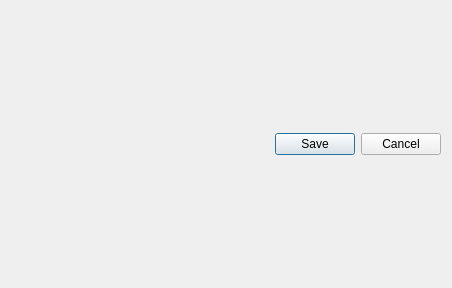
<?xml version="1.0" encoding="UTF-8"?>
<ui version="4.0">
 <class>Systemus::DataEditDialog</class>
 <widget class="QDialog" name="Systemus::DataEditDialog">
  <property name="geometry">
   <rect>
    <x>0</x>
    <y>0</y>
    <width>452</width>
    <height>288</height>
   </rect>
  </property>
  <property name="windowTitle">
   <string notr="true">Dialog</string>
  </property>
  <layout class="QVBoxLayout" name="verticalLayout" stretch="1">
   <item>
    <widget class="QDialogButtonBox" name="buttonBox">
     <property name="orientation">
      <enum>Qt::Horizontal</enum>
     </property>
     <property name="standardButtons">
      <set>QDialogButtonBox::Cancel|QDialogButtonBox::Save</set>
     </property>
    </widget>
   </item>
  </layout>
 </widget>
 <resources/>
 <connections>
  <connection>
   <sender>buttonBox</sender>
   <signal>accepted()</signal>
   <receiver>Systemus::DataEditDialog</receiver>
   <slot>accept()</slot>
   <hints>
    <hint type="sourcelabel">
     <x>248</x>
     <y>254</y>
    </hint>
    <hint type="destinationlabel">
     <x>157</x>
     <y>274</y>
    </hint>
   </hints>
  </connection>
  <connection>
   <sender>buttonBox</sender>
   <signal>rejected()</signal>
   <receiver>Systemus::DataEditDialog</receiver>
   <slot>reject()</slot>
   <hints>
    <hint type="sourcelabel">
     <x>316</x>
     <y>260</y>
    </hint>
    <hint type="destinationlabel">
     <x>286</x>
     <y>274</y>
    </hint>
   </hints>
  </connection>
 </connections>
</ui>
